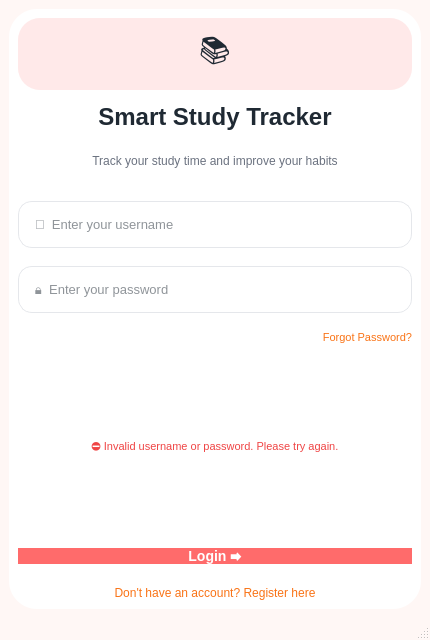
<?xml version="1.0" encoding="UTF-8"?>
<ui version="4.0">
 <class>LoginWindow</class>
 <widget class="QMainWindow" name="LoginWindow">
  <property name="geometry">
   <rect>
    <x>24</x>
    <y>24</y>
    <width>430</width>
    <height>640</height>
   </rect>
  </property>
  <property name="windowTitle">
   <string>Login</string>
  </property>

  <!-- GLOBAL STYLE -->
  <property name="styleSheet">
   <string>
    QMainWindow {
      background-color: #FFF7F5;
      color: #1F2933;
    }
    QLabel {
      color: #1F2933;
    }
    QLineEdit {
      background-color: #FFFFFF;
      border: 1px solid #E5E7EB;
      border-radius: 14px;
      padding: 14px;
      color: #1F2933;
      font-size: 13px;
    }
    QLineEdit:focus {
      border: 2px solid #FF6B6B;
    }
    QPushButton {
      background-color: #FFFFFF;
      border-radius: 14px;
      color: #1F2933;
      font-size: 13px;
    }
    QPushButton:hover {
      background-color: #FFF1F1;
    }
   </string>
  </property>

  <widget class="QWidget" name="centralwidget">
   <layout class="QVBoxLayout" name="RootLayout">

    <!-- CARD -->
    <item>
     <widget class="QFrame" name="Card">
      <property name="styleSheet">
       <string>
        QFrame {
         background: #FFFFFF;
         border-radius: 28px;
        }
       </string>
      </property>

      <layout class="QVBoxLayout" name="MainLayout">
       <property name="spacing">
        <number>22</number>
       </property>

       <!-- HEADER -->
       <item>
        <layout class="QVBoxLayout">
         <property name="spacing">
          <number>8</number>
         </property>

         <item>
          <widget class="QLabel" name="IconUser">
           <property name="minimumSize">
            <size>
             <width>72</width>
             <height>72</height>
            </size>
           </property>
           <property name="styleSheet">
            <string>
             QLabel {
              background-color: rgba(255,107,107,0.15);
              border-radius: 22px;
              font-size: 30px;
             }
            </string>
           </property>
           <property name="text">
            <string>📚</string>
           </property>
           <property name="alignment">
            <set>Qt::AlignCenter</set>
           </property>
          </widget>
         </item>

         <item>
          <widget class="QLabel" name="Title">
           <property name="styleSheet">
            <string>font-size: 24px; font-weight: 700;</string>
           </property>
           <property name="text">
            <string>Smart Study Tracker</string>
           </property>
           <property name="alignment">
            <set>Qt::AlignCenter</set>
           </property>
          </widget>
         </item>

         <item>
          <widget class="QLabel" name="SubTitle">
           <property name="styleSheet">
            <string>color:#6B7280; font-size:12px;</string>
           </property>
           <property name="text">
            <string>Track your study time and improve your habits</string>
           </property>
           <property name="alignment">
            <set>Qt::AlignCenter</set>
           </property>
           <property name="wordWrap">
            <bool>true</bool>
           </property>
          </widget>
         </item>

        </layout>
       </item>

       <!-- FORM -->
       <item>
        <layout class="QVBoxLayout">
         <property name="spacing">
          <number>18</number>
         </property>

         <item>
          <widget class="QLineEdit" name="usernameInput">
           <property name="placeholderText">
            <string>👤  Enter your username</string>
           </property>
          </widget>
         </item>

         <item>
          <widget class="QLineEdit" name="passwordInput">
           <property name="echoMode">
            <enum>QLineEdit::Password</enum>
           </property>
           <property name="placeholderText">
            <string>🔒  Enter your password</string>
           </property>
          </widget>
         </item>

         <item>
          <widget class="QPushButton" name="forgotBtn">
           <property name="styleSheet">
            <string>
             QPushButton {
              background: transparent;
              color: #F97316;
              font-size: 11px;
              text-align: right;
             }

             QPushButton:hover {
              color: #EA580C;
              text-decoration: underline;
             }

             QPushButton:pressed {
              color: #C2410C;
              padding-top: 1px;
             }
            </string>
           </property>
           <property name="text">
            <string>Forgot Password?</string>
           </property>
          </widget>
         </item>

        </layout>
       </item>

       <!-- ERROR -->
       <item>
        <widget class="QLabel" name="errorLabel">
         <property name="visible">
          <bool>false</bool>
         </property>
         <property name="styleSheet">
          <string>color:#EF4444; font-size:11px;</string>
         </property>
         <property name="text">
          <string>⛔ Invalid username or password. Please try again.</string>
         </property>
         <property name="alignment">
          <set>Qt::AlignCenter</set>
         </property>
        </widget>
       </item>

       <!-- ACTION -->
       <item>
        <widget class="QPushButton" name="loginBtn">
         <property name="minimumHeight">
          <number>48</number>
         </property>
         <property name="styleSheet">
          <string>
           QPushButton {
            background-color: #FF6B6B;
            font-weight: 700;
            font-size: 14px;
            color: #FFFFFF;
           }
           QPushButton:hover {
            background-color: #E85A5A;
           }
           QPushButton:pressed {
            background-color: #C94A4A;
           }
          </string>
         </property>
         <property name="text">
          <string>Login ⮕</string>
         </property>
        </widget>
       </item>

       <item>
        <widget class="QPushButton" name="registerBtn">
         <property name="styleSheet">
          <string>
           QPushButton {
            background: transparent;
            color: #F97316;
            font-size: 12px;
           }

           QPushButton:hover {
            color: #EA580C;
            text-decoration: underline;
           }

           QPushButton:pressed {
            color: #C2410C;
            padding-top: 1px;
           }
          </string>
         </property>
         <property name="text">
          <string>Don't have an account? Register here</string>
         </property>
        </widget>
       </item>

      </layout>
     </widget>
    </item>

   </layout>
  </widget>

  <widget class="QStatusBar" name="statusbar"/>
 </widget>
 <resources/>
 <connections/>
</ui>
